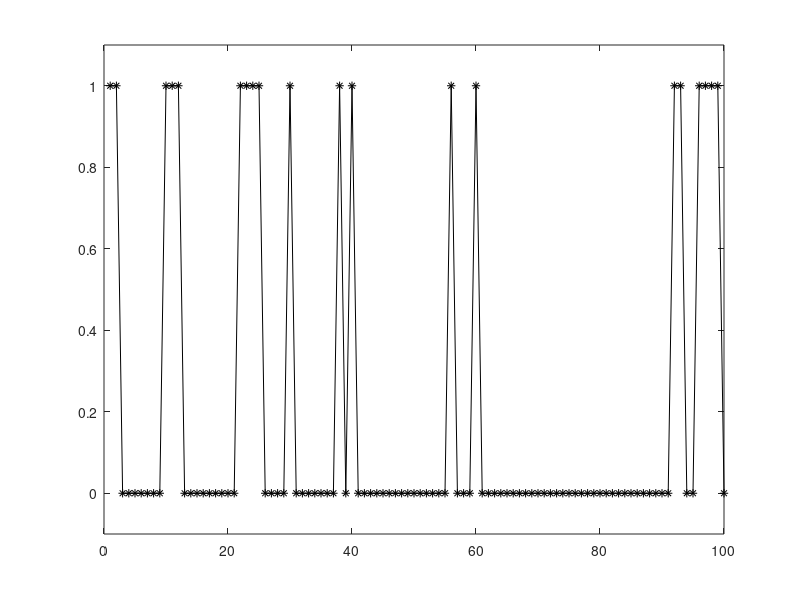

This chart was generated by the following MATLAB code:
function Markov_chain_realizations;

%% Set Markov transition matrix
alpha=0.9;
beta=0.5;
P=[alpha 1-alpha;1-beta beta];

%% - Simulate chain
n=100; % length of Markov chain
x(1)=1;
for i=1:n-1,
    % Draw random uniform number
    u=rand;
    if (x(i)==0)
       % Set state at next time from line in P
       if (u<alpha)
           x(i+1)=0;
       else
           x(i+1)=1;
       end

    else
       if (u<(1-beta))
           x(i+1)=0;
       else
           x(i+1)=1;
       end
    end
end

% Plot realization of Markov chain
figure(1);
clf;
plot(x,'k*-');
axis([0 n -0.1 1.1])

disp('Two-step transitions')
P*P

disp('100-step transitions')
P^100